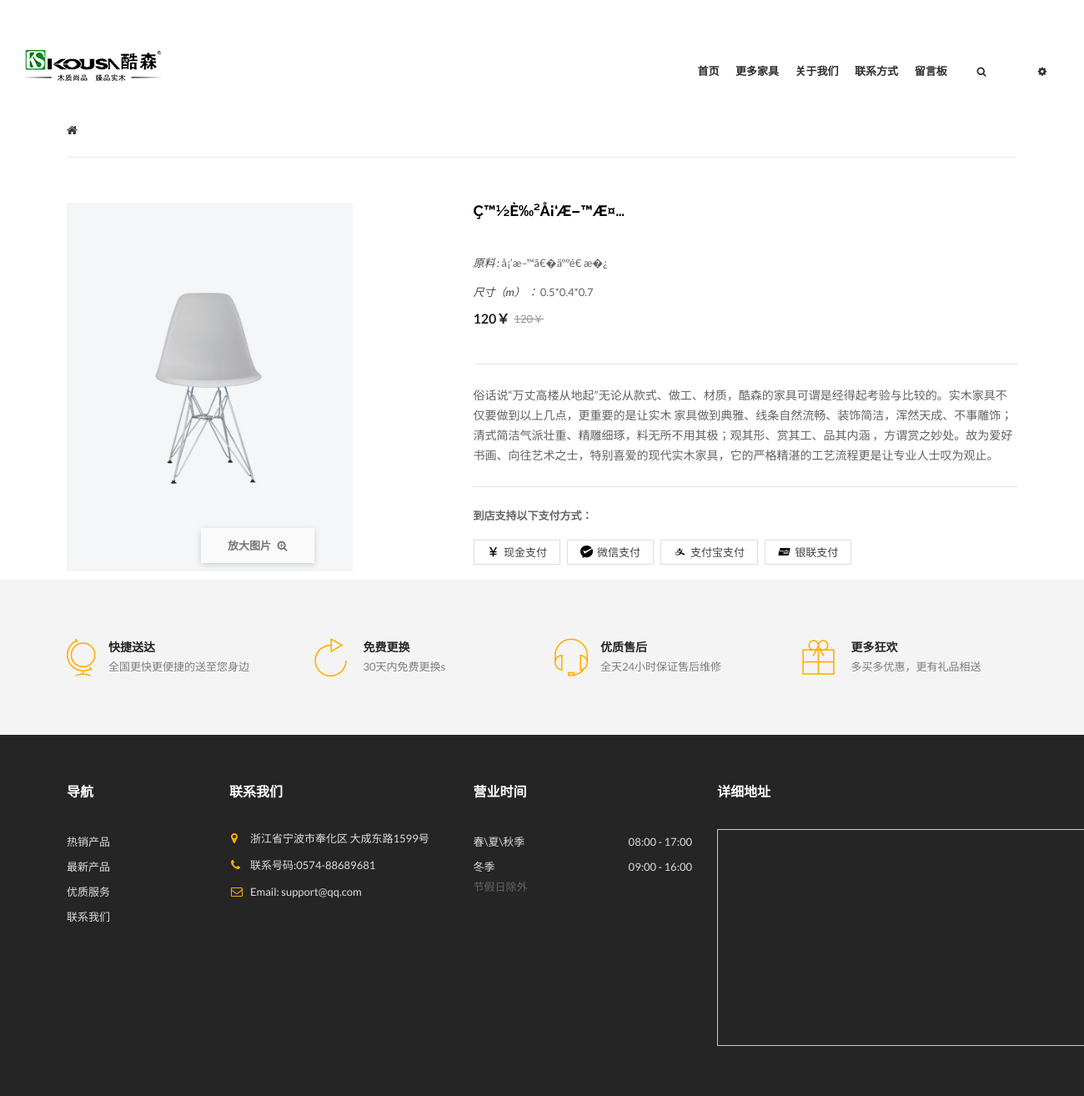
The page /product-details.php?2 on the database its author committed.
### tables this page shows
CREATE TABLE IF NOT EXISTS `products` (
  `id` int(11) NOT NULL AUTO_INCREMENT,
  `name` varchar(60) NOT NULL,
  `sort` varchar(60) NOT NULL,
  `nprice` int(12) NOT NULL,
  `oprice` int(12) NOT NULL,
  `label` varchar(60) DEFAULT NULL,
  `size` varchar(60) DEFAULT NULL,
  `material` varchar(60) DEFAULT NULL,
  `img` varchar(60) NOT NULL,
  PRIMARY KEY (`id`)
);

### product-details.php (the view, shortened to what this page needs)
<!doctype html>
<html class="no-js" lang="en">
<?php
	 $num=$_SERVER["QUERY_STRING"];
	?>
<head>
    <link rel="stylesheet" href="css/bootstrap.min.css">
    <link rel="stylesheet" href="css/core.css">
    <link rel="stylesheet" href="css/shortcode/shortcodes.css">
    <link rel="stylesheet" href="style.css">
    <link rel="stylesheet" href="css/responsive.css">
    <link rel="stylesheet" href="css/custom.css">
</head>
<body>
	<header class="header-pos blg">
		<div class="header-area header-middle">
			<div class="container-fluid">
				<div class="row">
					<div class="col-md-2 col-sm-3 col-xs-12">
						<div class="logo">
							<a href="index.php"><img src="img/logo/logo1.png" alt="" /></a>
						</div>
					</div>
					<div class="col-md-10 col-sm-9 col-xs-12 text-right xs-center">
						<div class="main-menu display-inline hidden-sm hidden-xs">
							<nav>
                                <ul>
                                    <li><a href="index.php">首页</a></li>
                                    <li><a href="shop.php">更多家具</a></li>
                                    <li><a href="#">关于我们</a></li>
                                    <li><a href="#">联系方式</a></li>
                                    <li><a href="#" onclick="openwin()">留言板</a></li>
                                </ul>
                            </nav>
						</div>
						<div class="search-block-top display-inline">
							<div class="icon-search"></div>
						</div>
						<div class="setting-menu display-inline">
							<div class="icon-nav current"></div>
						</div>
					</div>
				</div>
			</div>
		</div>
	</header>
	<div class="space-custom"></div>
	<div class="breadcrumb-area">
		<div class="container">
			<ol class="breadcrumb">
                <li><a href="index.php"><i class="fa fa-home"></i></a></li>
			</ol>
		</div>
	</div>
	<div class="shop-area">
		<div class="container">
			<div class="row">
				<div class="col-xs-12 col-sm-6 col-md-5">
					<div class="product-zoom">
						<div class="tab-content">
							<div class="tab-pane active" id="home">
								<div class="pro-large-img">
								<?php
								 $query=mysql_query("select * from products where id='$num'");
								 $value = mysql_fetch_array($query)
								?>
									<img src="<?php echo $value['img'] ?>" alt="" />
									<a class="popup-link" href="<?php echo $value['img'] ?>">放大图片 <i class="fa fa-search-plus" aria-hidden="true"></i></a>
								</div>
							</div>
						</div>
					</div>
				</div>
				<div class="col-xs-12 col-sm-6 col-md-7">
					<div class="product-details">
						<h2 class="pro-d-title"><?php echo $value['name'] ?></h2>
						<div class="pro-ref">
							<p>
								<label>原料   : </label>
								<span> <?php echo $value['material'] ?></span>
							</p>
							<p>
								<label>尺寸（m）  ： </label>
								<span><?php echo $value['size'] ?></span>
							</p>
						</div>
						<div class="price-box">
							<span class="price product-price"><?php echo $value['nprice'] ?>￥</span>
							<span class="old-price product-price"><?php echo $value['oprice'] ?>￥</span>
						</div>
						<div class="short-desc">
							<p>俗话说“万丈高楼从地起”无论从款式、做工、材质，酷森的家具可谓是经得起考验与比较的。实木家具不仅要做到以上几点，更重要的是让实木 家具做到典雅、线条自然流畅、装饰简洁，浑然天成、不事雕饰；清式简洁气派壮重、精雕细琢，料无所不用其极；观其形、赏其工、品其内涵 ，方谓赏之妙处。故为爱好书画、向往艺术之士，特别喜爱的现代实木家具，它的严格精湛的工艺流程更是让专业人士叹为观止。</p>
						</div>
						<b>
						到店支持以下支付方式：
						</b>
						<div class="share-icon">
							<a ><i class="pay"><img src="img/payment/1.png"></i>  现金支付</a>
							<a ><i class="pay"><img src="img/payment/2.png"></i>  微信支付</a>
							<a ><i class="pay"><img src="img/payment/3.png"></i>  支付宝支付</a>
							<a ><i class="pay"><img src="img/payment/4.png"></i>  银联支付</a>
						</div>
					</div>
				</div>
			</div>
		</div>
	</div>
	<div class="service-area pt-70 pb-40 gray-bg">
		<div class="container">
			<div class="row">
				<div class="col-md-3 col-sm-6">
					<div class="single-service mb-30">
						<div class="service-icon">
							<i class="pe-7s-world"></i>
						</div>
						<div class="service-title">
							<h3>快捷送达</h3>
							<p>全国更快更便捷的送至您身边</p>
						</div>
					</div>
				</div>
				<div class="col-md-3 col-sm-6">
					<div class="single-service mb-30">
						<div class="service-icon">
							<i class="pe-7s-refresh"></i>
						</div>
						<div class="service-title">
							<h3>免费更换</h3>
							<p>30天内免费更换s</p>
						</div>
					</div>
				</div>
				<div class="col-md-3 col-sm-6">
					<div class="single-service mb-30 sm-mrg">
						<div class="service-icon">
							<i class="pe-7s-headphones"></i>
						</div>
						<div class="service-title">
							<h3>优质售后</h3>
							<p>全天24小时保证售后维修</p>
						</div>
					</div>
				</div>
				<div class="col-md-3 col-sm-6">
					<div class="single-service mb-30 xs-mrg sm-mrg">
						<div class="service-icon">
							<i class="pe-7s-gift"></i>
						</div>
						<div class="service-title">
							<h3>更多狂欢</h3>
							<p>多买多优惠，更有礼品相送</p>
						</div>
					</div>
				</div>
			</div>
		</div>
	</div>
<footer class="black-bg">
	<div class="footer-top-area ptb-60" id="content">
		<div class="container">
			<div class="row">
							<div class="col-md-2 col-sm-4">
					<div class="footer-widget">
						<h3 class="footer-title">导航</h3>
						<ul class="block-content">
							<li><a href="#">热销产品</a></li>
							<li><a href="#">最新产品</a></li>
							<li><a href="#">优质服务</a></li>
							<li><a href="#">联系我们</a></li>
						</ul>
					</div>
				</div>
				<div class="col-md-3 col-sm-4">
					<div class="footer-widget">
						<h3 class="footer-title">联系我们</h3>
						<div class="footer-contact">
							<ul>
								<li><em class="fa fa-map-marker"></em>浙江省宁波市奉化区 <span>大成东路1599号</span></li>
								<li><em class="fa fa-phone"></em>联系号码:0574-88689681</li>
								<li><em class="fa fa-envelope-o"></em>Email: support@qq.com</li>
							</ul>
						</div>
					</div>
				</div>
				<div class="col-md-3 col-sm-4 footer-sm">
					<div class="footer-widget">
						<h3 class="footer-title">营业时间</h3>
						<div class="footer-time">
							<p><span class="ft-content"><span class="day">春\夏\秋季</span><span class="time">08:00 - 17:00</span></span></p>
							<p><span class="ft-content"><span class="day">冬季</span><span class="time">09:00 - 16:00</span></span></p>
							<p><li class="fa ft-content">节假日除外</li>	</p>
						</div>
					</div>
				</div>
				<div class="col-md-2 col-sm-4 footer-sm">
					<div class="footer-widget">
						<h3 class="footer-title">详细地址</h3>
  						<div style="width:480px;height:260px;border:#ccc solid 1px;" id="dituContent"></div>
					</div>
				</div>
			</div>
		</div>
	</div>
</footer>
</body>
</html>

### css/style.css (style rules this page uses)
.space-custom { height: 123px }
.service-icon { float: left; }
.service-icon i { color: #ffae00; display: inline-block; font-size: 48px; line-height: 47px; margin-right: 15px; }
.service-title { margin-left: 50px; }
.service-title h3 { color: #252525; font-size: 14px; font-weight: 700; line-height: 23px; text-transform: uppercase; }
.service-title p { color: #7d7d7d; font-size: 13px; line-height: 23px; margin: 0; }
.breadcrumb a { color: #3c3c3c; }
.breadcrumb { background: transparent none repeat scroll 0 0; border-bottom: 1px solid #ebebeb; color: #ffae00; display: inline-block; font-size: 14px; line-height: 25px; margin: 0 0 50px; min-height: 6px; overflow: hidden; padding: 20px 0; position: relative; text-transform: capitalize; width: 100%; z-index: 1; }

### css/responsive.css (style rules this page uses)
@media (min-width: 1200px) and (max-width: 1500px) { .main-menu ul li a { padding: 20px 8px; } }

### css/custom.css (style rules this page uses)
.pay { width:15px; height:15px; display:inline-block; background-position:center center; }
.pay img { width:100%; height:100%; margin-top:-4px; }

### css/shortcode/header.css (style rules this page uses)
.header-pos { background: transparent none repeat scroll 0 0; left: 0; padding: 25px 15px 0; position: absolute; right: 0; top: 0; z-index: 999; }
.logo { padding-top: 35px; }
.main-menu { margin: 25px 10px 0 0; position: relative; }
.main-menu ul li { display: inline-block; position: relative; }
.main-menu ul li a { color: #2c2c2c; display: block; font-size: 13px; font-weight: 700; letter-spacing: 0; line-height: 30px; margin-right: 1px; padding: 20px 18px; position: relative; text-decoration: none; text-transform: uppercase; transition: all 300ms ease-in 0s;font-family: 'Raleway', sans-serif; }
.search-block-top { margin-top: 25px; position: relative; }
.icon-search { background: transparent none repeat scroll 0 0; border: medium none; color: #2c2c2c; cursor: pointer; display: block; height: 70px; line-height: 30px; padding: 20px 0; position: relative; text-align: center; width: 40px; }
.icon-search::before { color: #2c2c2c; content: ""; font-family: FontAwesome; font-size: 12px; }
.setting-menu { display: inline-block; margin: 45px 0 0 30px; position: relative; }
.icon-nav::after { color: #2c2c2c; content: ""; cursor: pointer; display: block; font-family: FontAwesome; font-size: 12px; font-weight: 400; line-height: 30px; vertical-align: middle; }
div.current { color: #797979; cursor: pointer; font-family: raleway; font-weight: 700; line-height: 40px; padding: 0 15px; text-shadow: none; }

### css/shortcode/footer.css (style rules this page uses)
.footer-widget h3 { color: #fff; cursor: pointer; font-size: 16px; font-weight: 700; margin: 0 0 35px; text-transform: uppercase; }
.footer-contact ul li { color: #ddd; font-size: 13px; line-height: 22px; margin-bottom: 10px; padding: 0 0 0 25px; position: relative; }
.footer-contact ul li em { color: #ffae00; font: 14px/1 FontAwesome; left: 0; padding-left: 2px; position: absolute; top: 4px; }
.block-content li { line-height: 30px; transition: all 300ms ease-in 0s; }
.block-content li a { color: #ddd; font-size: 13px; position: relative; text-transform: capitalize; }
.footer-time p { color: #ddd; font-size: 13px; line-height: 30px; margin: 0; text-transform: capitalize; }
.footer-time .time { float: right; }

### css/shortcode/default.css (style rules this page uses)
body { color: #666; font-family: 'Lato', sans-serif; font-size: 13px; height: 100%; line-height: 18px; min-width: 320px; }
a, .btn { -webkit-transition: all 0.3s ease-out 0s; -moz-transition: all 0.3s ease-out 0s; -ms-transition: all 0.3s ease-out 0s; -o-transition: all 0.3s ease-out 0s; transition: all 0.3s ease-out 0s; }
a, button, input { outline: medium none; color: #4FC1F0; }
h1, h2, h3, h4, h5, h6 { font-family: 'Raleway', sans-serif; font-weight: normal; color: #363636; margin-top: 0px; font-style: normal; font-weight: 500; margin: 0; }
h2 { font-size: 35px; }
h3 { font-size: 28px; }
ul { margin: 0px; padding: 0px; }
li { list-style: none }
p { font-size: 14px; font-weight: normal; line-height: 24px; color: #626262; margin-bottom: 15px; }
label { font-size: 15px; font-weight: 400; color: #626262; }
.display-inline { display:inline-block }
.mb-30 { margin-bottom: 30px }
.pt-70 { padding-top: 70px }
.pb-40 { padding-bottom: 40px }
.ptb-60 { padding: 60px 0 }
.black-bg { background: #252525 !important; }
.gray-bg { background: #F4F4F4 !important; }

### rows shown on the page
products: img (picture), name "Ç™½è‰²å¡‘æ–™æ¤…", material "å¡‘æ–™ã€�äººé€ æ�¿", size "0.5*0.4*0.7", nprice "120", oprice "120"
